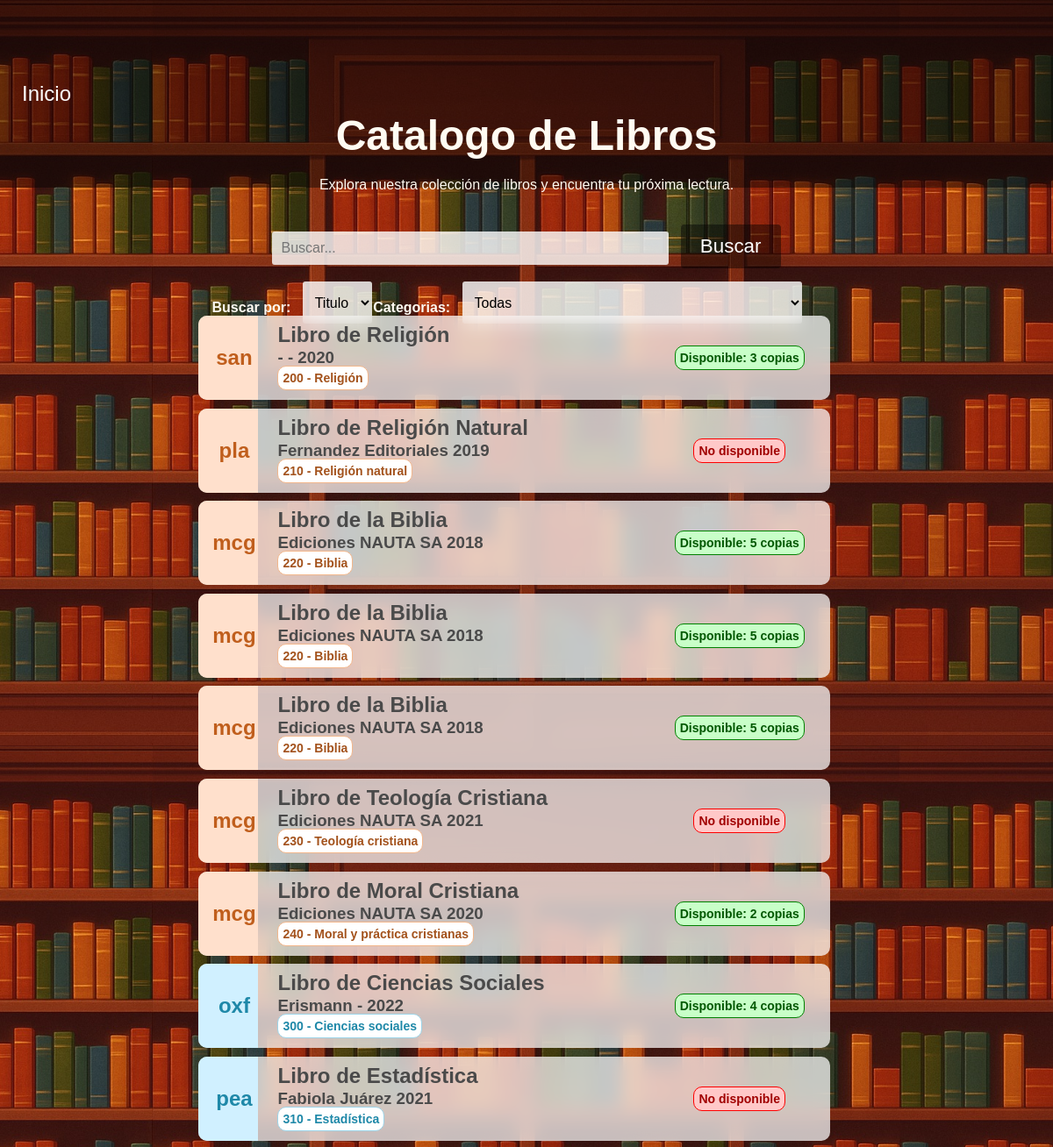
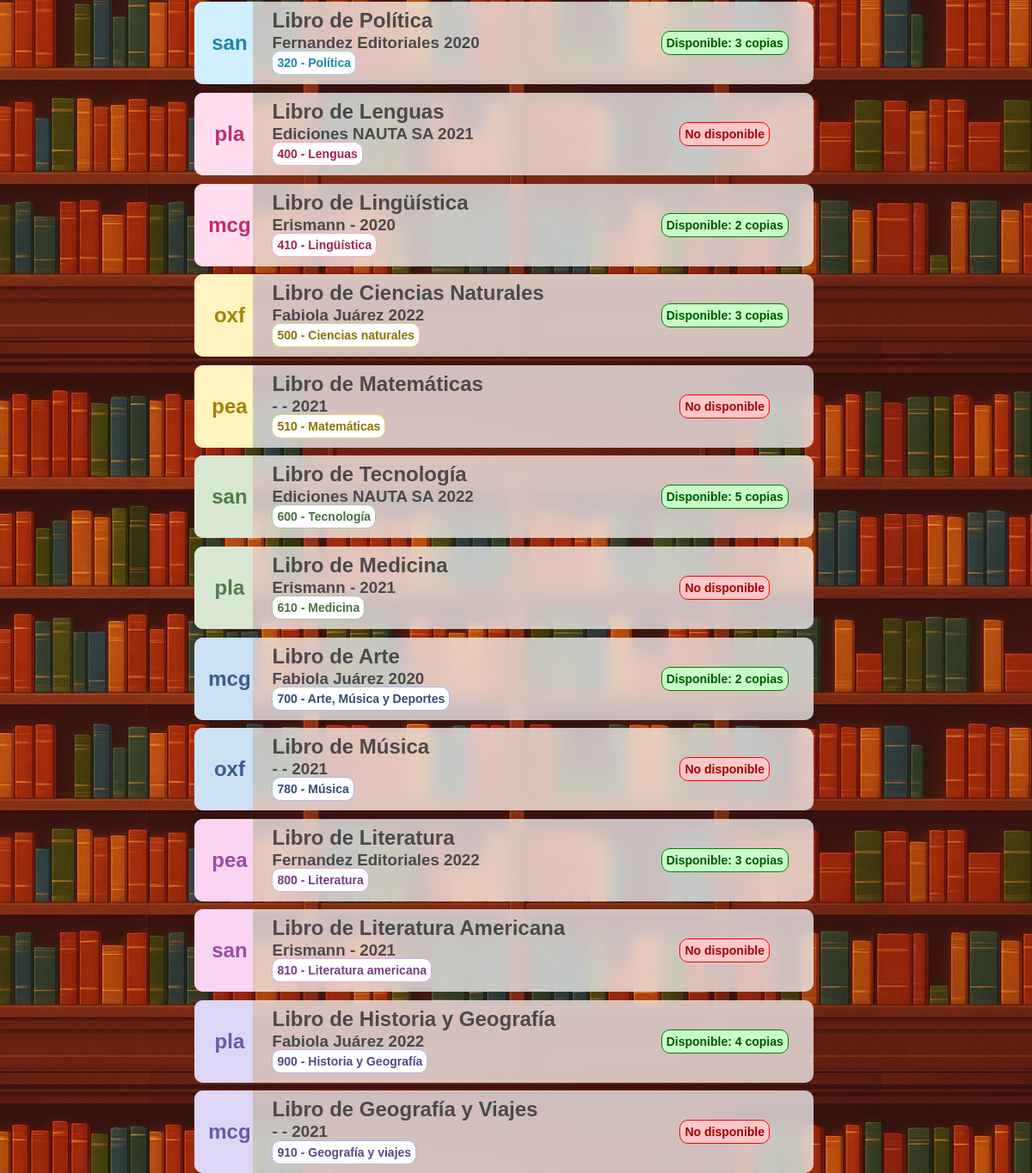
Page /libros on the committed database (2 pictures, top to bottom).
### tables this page shows
CREATE TABLE "Libros" (
	"id_libro"	INTEGER,
	"Titulo"	TEXT NOT NULL,
	"Tomo"	INTEGER,
	"ano_publicacion"	TEXT,
	"ISBN"	TEXT,
	"numero_paginas"	INTEGER,
	"numero_copias"	INTEGER,
	PRIMARY KEY("id_libro" AUTOINCREMENT)
);

CREATE TABLE "Notaciones" (
	"id_notacion"	INTEGER NOT NULL,
	"notacion"	TEXT NOT NULL,
	"id_editorial"	INTEGER NOT NULL,
	"id_autor"	INTEGER NOT NULL,
	PRIMARY KEY("id_notacion" AUTOINCREMENT),
	FOREIGN KEY("id_autor") REFERENCES "Autores"("id_autor"),
	FOREIGN KEY("id_editorial") REFERENCES "Editoriales"("id_editorial")
);

CREATE TABLE "Autores" (
	"id_autor"	INTEGER NOT NULL,
	"nombre_autor"	TEXT NOT NULL,
	"apellido_autor"	TEXT NOT NULL,
	PRIMARY KEY("id_autor" AUTOINCREMENT)
);

CREATE TABLE "SistemaDewey" (
	"codigo_seccion"	TEXT NOT NULL,
	"seccion"	TEXT NOT NULL UNIQUE,
	PRIMARY KEY("codigo_seccion")
);

### app.py (the view)
@app.route("/libros", methods=["GET", "POST"])
def libros():
    conexion = conexion_BD()
    query = conexion.cursor()
    query.execute("""
    select l.id_libro,Titulo,tomo,ano_publicacion,ISBN,numero_paginas,numero_copias, sd.codigo_seccion, sd.seccion, a.nombre_autor, a.apellido_autor , e.editorial, n.notacion
    from Libros as l
    join RegistroLibros as r on r.id_libro = l.id_libro
    join SistemaDewey as sd on sd.codigo_seccion = r.codigo_seccion
    join notaciones as n on n.id_notacion = r.id_notacion
    join Autores as a on a.id_autor = n.id_autor
    join Editoriales as e on e.id_editorial = n.id_editorial""")
    libros = query.fetchall()
    query.execute("select * from SistemaDewey")
    categorias = query.fetchall()
    query.close()
    conexion.close()
    return render_template("libros.html",libros=libros,categorias=categorias)

### config.py (called while the page is built)
def conexion_BD():
    return sqlite3.connect(DB_PATH)

### templates/libros.html (shortened to what this page needs)
<!DOCTYPE html>
<html lang="es">
<head>
    <link rel="stylesheet" href="{{ url_for('static', filename='estilo_libros.css') }}">
    <link rel="stylesheet" href="{{ url_for('static', filename='filtros.css') }}">
    <link rel="stylesheet" href="{{ url_for('static', filename='general.css') }}">
</head>
<body>
    <header>
        <div class="navbar">
            <a href="{{ url_for('inicio') }}">Inicio</a>
        </div>
    </header>
    <main>
        <div class="div-busqueda">
            <form class="frm-buscar" action="/buscar_libro" method="POST">
                <label for="buscar"><h1>Catalogo de Libros</h1>Explora nuestra colección de libros y encuentra tu próxima lectura.</label><br><br><br>
                <input class="buscar" id="cuadro-busqueda" type="text" name="buscar" autocomplete="off" placeholder="Buscar...">&nbsp;&nbsp;
                <section class="menu-filtros">
                    <nav>
                        <section>
                            <h4> Buscar por: &nbsp;&nbsp;</h4>
                            <select name="filtro-busqueda" id="filtro-busqueda">
                                <option value="Titulo">Titulo</option>
                            </select>
                        </section>
                        <section>
                            <h4> Categorias: &nbsp;&nbsp; </h4>
                            <select name="categorias" id="categorias">
                                <option value="Todas">Todas</option>
                            </select>
                        </section>
                    </nav>
                </section>
                <button id="btn-buscar" type="submit">Buscar</button>
            </form>
        </div>
        <div class="contendor-catalogo">
            {% for libro in libros%}
            <div class="libro">
                <span class="span-notacion"
                    {% if (libro[7]|int) < 100 %}
                        id="h2-seccion-0"
                    {% elif (libro[7]|int) < 200 %}
                        id="h2-seccion-1"
                    {% elif (libro[7]|int) < 300 %}
                        id="h2-seccion-2"
                    {% elif (libro[7]|int) < 400 %}
                        id="h2-seccion-3"
                    {% elif (libro[7]|int) < 500 %}
                        id="h2-seccion-4"
                    {% elif (libro[7]|int) < 600 %}
                        id="h2-seccion-5"
                    {% elif (libro[7]|int) < 700 %}
                        id="h2-seccion-6"
                    {% elif (libro[7]|int) < 800 %}
                        id="h2-seccion-7"
                    {% elif (libro[7]|int) < 900 %}
                        id="h2-seccion-8"
                    {% else %}
                        id="h2-seccion-9"
                    {% endif %} >
                    <h2>{{libro[12]}}</h2>
                </span>
                <span id="span-info-libros">
                    <h2>{{libro[1]}}</h2>
                    <h3>{{libro[9]}} {{libro[10]}}
                        {{libro[3]}} </h3>
                    <h4
                        {% if (libro[7]|int) < 100 %}
                            id="h4-seccion-0"
                        {% elif (libro[7]|int) < 200 %}
                            id="h4-seccion-1"
                        {% elif (libro[7]|int) < 300 %}
                            id="h4-seccion-2"
                        {% elif (libro[7]|int) < 400 %}
                            id="h4-seccion-3"
                        {% elif (libro[7]|int) < 500 %}
                            id="h4-seccion-4"
                        {% elif (libro[7]|int) < 600 %}
                            id="h4-seccion-5"
                        {% elif (libro[7]|int) < 700 %}
                            id="h4-seccion-6"
                        {% elif (libro[7]|int) < 800 %}
                            id="h4-seccion-7"
                        {% elif (libro[7]|int) < 900 %}
                            id="h4-seccion-8"
                        {% else %}
                            id="h4-seccion-9"
                        {% endif %} >
                        {{libro[7]}} - {{libro[8]}}
                    </h4>
                </span>
                <span id="span-disponibilidad-libros">
                    {% if (libro[6]|int) > 0 %}
                        <h4 id="h4-disponible">Disponible:
                            {% if (libro[6]|int == 1)%}
                                {{libro[6]}} copia
                            {% else %}
                                {{libro[6]}} copias
                            {% endif %}
                        </h4>
                    {% else %}
                        <h4 id="h4-no_disponible">No disponible</h4>
                    {% endif %}
                </span>
            </div>
            {% endfor %}
        </div>
    </main>
</body>
</html>

### static/estilo_libros.css (style rules this page uses)
body { background-image: url('img/libros-loop-v2.jpg'); background-size: cover; background-position: top; }
main { height: 100vh; display: flex; flex-direction: column; justify-content: center; align-items: center; color: #fffbf2; }
.contendor-catalogo { display: block; position: relative; width: 60%; height: 100%; top: 40%; }
.libro { background-color: rgba(255, 255, 255, 0.721); backdrop-filter: blur(10px); display: flex; position: relative; top: 5%; left: -2%; width: 100%; height: 12%; border-radius: 10px; margin-bottom: .6rem; color: #4a4a4a; transition: width 0.3s ease-in-out; }
.span-notacion { position: relative; display: flex; width: 10%; justify-content: center; align-items: center; border-top-left-radius: 10px; border-bottom-left-radius: 10px; }
#h2-seccion-2 { background-color: #ffe0cc; color: #c05e1c; }
#h2-seccion-3 { background-color: #d0f0ff; color: #1e88a8; }
#h2-seccion-4 { background-color: #ffddee; color: #c02b6b; }
#h2-seccion-5 { background-color: #fff3c0; color: #a28200; }
#h2-seccion-6 { background-color: #d8e7d2; color: #507c4a; }
#h2-seccion-7 { background-color: #cce0f4; color: #3b5c8c; }
#h2-seccion-8 { background-color: #f9d5f2; color: #994ba7; }
#h2-seccion-9 { background-color: #ddd6f6; color: #695aa7; }
#span-info-libros { position: relative; width: 65%; display: flex; align-items: center; }
#span-info-libros h2 { margin-top: 8px; margin-left: 5%; position: absolute; top: 0%; }
#span-info-libros h3 { margin-left: 5%; position: absolute; }
#span-info-libros h4 { margin-left: 5%; margin-bottom: 10px; position: absolute; bottom: 1%; border-radius: 10px; padding: 5px; font-size: 14px; }
#h4-seccion-2 { background-color: white; color: #a3521c; border: solid 1px #f2b78c; }
#h4-seccion-3 { background-color: white; color: #1e88a8; border: solid 1px #9cd4e8; }
#h4-seccion-4 { background-color: white; color: #9f2459; border: solid 1px #f3a9c8; }
#h4-seccion-5 { background-color: white; color: #8d7102; border: solid 1px #e5d280; }
#h4-seccion-6 { background-color: white; color: #487143; border: solid 1px #a4c5a0; }
#h4-seccion-7 { background-color: white; color: #324d76; border: solid 1px #a0c0e3; }
#h4-seccion-8 { background-color: white; color: #7a3c85; border: solid 1px #e6a8df; }
#h4-seccion-9 { background-color: white; color: #564989; border: solid 1px #bcb0e2; }
#span-disponibilidad-libros { position: relative; width: 30%; border-top-right-radius: 15px; border-bottom-right-radius: 15px; display: flex; align-items: center; justify-content:center; flex-direction: column; }
#span-disponibilidad-libros h4 { border-radius: 10px; padding: 5px; font-size: 14px; }
#h4-disponible { background-color: rgb(200, 255, 200); color: rgb(0, 87, 0); border: solid 1px green; }
#h4-no_disponible { background-color: rgb(255, 200, 200); color: rgb(161, 0, 0); border: solid 1px red; }
form select, form input { padding: 10px; font-size: 1rem; border-radius: 3px; border: none; background-color: rgba(255, 255, 255, 0.8); color: black; }
form select { height: 3rem; }
.div-busqueda { text-align: center; position: absolute; top: 5rem; height: 40%; width: 60%; padding: 15px; border-radius: 4px; }
.frm-buscar { display: inline; }
#cuadro-busqueda { width: 60%; }

### static/filtros.css (style rules this page uses)
.menu-filtros { position: absolute; display: flex; width: 100%; }
.menu-filtros nav { margin-top: 2%; display: flex; width: 90%; justify-content: space-evenly; }
h2 { margin-left: 14px; }
.menu-filtros nav section { display: flex; }

### static/general.css (style rules this page uses)
body { margin: 0; padding: 0; font-family: Arial, sans-serif; }
h1 { font-size: 3rem; margin-bottom: 20px; }
#btn-registrar, #btn-buscar, #btn-catalogo, #btn-login, #btn-registrar-prestamo { text-decoration: none; color: white; background-color: #00000071; padding: 12px 22px; font-size: 1.4rem; border: none; border-radius: 4px; transition: background-color 0.2s ease-in-out; }
.navbar { background-color: #00000071; width: 100%; height: 8%; position: absolute; top: 0px; display: flex; align-items: center; justify-content: space-between; }
.navbar a { text-decoration: none; color: white; padding: 25px; font-size: 1.5rem; transition: background-color 0.1s ease-in; border-radius: 4px; }

### rows in the picture
Libros: notacion "san", Titulo "Libro de Religión", nombre_autor "-", apellido_autor "-", ano_publicacion "2020", codigo_seccion "200", seccion "Religión", numero_copias "3"
Libros: notacion "pla", Titulo "Libro de Religión Natural", nombre_autor "Fernandez", apellido_autor "Editoriales", ano_publicacion "2019", codigo_seccion "210", seccion "Religión natural", numero_copias "No disponible"
Libros: notacion "mcg", Titulo "Libro de la Biblia", nombre_autor "Ediciones", apellido_autor "NAUTA SA", ano_publicacion "2018", codigo_seccion "220", seccion "Biblia", numero_copias "5"
Libros: notacion "mcg", Titulo "Libro de la Biblia", nombre_autor "Ediciones", apellido_autor "NAUTA SA", ano_publicacion "2018", codigo_seccion "220", seccion "Biblia", numero_copias "5"
Libros: notacion "mcg", Titulo "Libro de la Biblia", nombre_autor "Ediciones", apellido_autor "NAUTA SA", ano_publicacion "2018", codigo_seccion "220", seccion "Biblia", numero_copias "5"
Libros: notacion "mcg", Titulo "Libro de Teología Cristiana", nombre_autor "Ediciones", apellido_autor "NAUTA SA", ano_publicacion "2021", codigo_seccion "230", seccion "Teología cristiana", numero_copias "No disponible"
Libros: notacion "mcg", Titulo "Libro de Moral Cristiana", nombre_autor "Ediciones", apellido_autor "NAUTA SA", ano_publicacion "2020", codigo_seccion "240", seccion "Moral y práctica cristianas", numero_copias "2"
Libros: notacion "oxf", Titulo "Libro de Ciencias Sociales", nombre_autor "Erismann", apellido_autor "-", ano_publicacion "2022", codigo_seccion "300", seccion "Ciencias sociales", numero_copias "4"
Libros: notacion "pea", Titulo "Libro de Estadística", nombre_autor "Fabiola", apellido_autor "Juárez", ano_publicacion "2021", codigo_seccion "310", seccion "Estadística", numero_copias "No disponible"
Libros: notacion "san", Titulo "Libro de Política", nombre_autor "Fernandez", apellido_autor "Editoriales", ano_publicacion "2020", codigo_seccion "320", seccion "Política", numero_copias "3"
Libros: notacion "pla", Titulo "Libro de Lenguas", nombre_autor "Ediciones", apellido_autor "NAUTA SA", ano_publicacion "2021", codigo_seccion "400", seccion "Lenguas", numero_copias "No disponible"
Libros: notacion "mcg", Titulo "Libro de Lingüística", nombre_autor "Erismann", apellido_autor "-", ano_publicacion "2020", codigo_seccion "410", seccion "Lingüística", numero_copias "2"
Libros: notacion "oxf", Titulo "Libro de Ciencias Naturales", nombre_autor "Fabiola", apellido_autor "Juárez", ano_publicacion "2022", codigo_seccion "500", seccion "Ciencias naturales", numero_copias "3"
Libros: notacion "pea", Titulo "Libro de Matemáticas", nombre_autor "-", apellido_autor "-", ano_publicacion "2021", codigo_seccion "510", seccion "Matemáticas", numero_copias "No disponible"
Libros: notacion "san", Titulo "Libro de Tecnología", nombre_autor "Ediciones", apellido_autor "NAUTA SA", ano_publicacion "2022", codigo_seccion "600", seccion "Tecnología", numero_copias "5"
Libros: notacion "pla", Titulo "Libro de Medicina", nombre_autor "Erismann", apellido_autor "-", ano_publicacion "2021", codigo_seccion "610", seccion "Medicina", numero_copias "No disponible"
Libros: notacion "mcg", Titulo "Libro de Arte", nombre_autor "Fabiola", apellido_autor "Juárez", ano_publicacion "2020", codigo_seccion "700", seccion "Arte, Música y Deportes", numero_copias "2"
Libros: notacion "oxf", Titulo "Libro de Música", nombre_autor "-", apellido_autor "-", ano_publicacion "2021", codigo_seccion "780", seccion "Música", numero_copias "No disponible"
Libros: notacion "pea", Titulo "Libro de Literatura", nombre_autor "Fernandez", apellido_autor "Editoriales", ano_publicacion "2022", codigo_seccion "800", seccion "Literatura", numero_copias "3"
Libros: notacion "san", Titulo "Libro de Literatura Americana", nombre_autor "Erismann", apellido_autor "-", ano_publicacion "2021", codigo_seccion "810", seccion "Literatura americana", numero_copias "No disponible"
Libros: notacion "pla", Titulo "Libro de Historia y Geografía", nombre_autor "Fabiola", apellido_autor "Juárez", ano_publicacion "2022", codigo_seccion "900", seccion "Historia y Geografía", numero_copias "4"
Libros: notacion "mcg", Titulo "Libro de Geografía y Viajes", nombre_autor "-", apellido_autor "-", ano_publicacion "2021", codigo_seccion "910", seccion "Geografía y viajes", numero_copias "No disponible"
